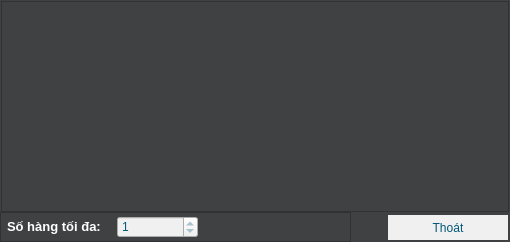
<?xml version="1.0" encoding="UTF-8"?>
<ui version="4.0">
 <class>FrmSensorDisplayMultiple</class>
 <widget class="QMainWindow" name="FrmSensorDisplayMultiple">
  <property name="geometry">
   <rect>
    <x>0</x>
    <y>0</y>
    <width>510</width>
    <height>242</height>
   </rect>
  </property>
  <property name="minimumSize">
   <size>
    <width>510</width>
    <height>242</height>
   </size>
  </property>
  <property name="maximumSize">
   <size>
    <width>1200</width>
    <height>700</height>
   </size>
  </property>
  <property name="windowTitle">
   <string>MainWindow</string>
  </property>
  <property name="styleSheet">
   <string notr="true">background-color: rgb(2,87, 122);
background-color: rgb(64, 65, 66);</string>
  </property>
  <widget class="QWidget" name="centralwidget">
   <widget class="QGraphicsView" name="graphicsView">
    <property name="geometry">
     <rect>
      <x>1</x>
      <y>1</y>
      <width>508</width>
      <height>211</height>
     </rect>
    </property>
   </widget>
   <widget class="QFrame" name="frame_status">
    <property name="geometry">
     <rect>
      <x>0</x>
      <y>212</y>
      <width>351</width>
      <height>30</height>
     </rect>
    </property>
    <property name="frameShape">
     <enum>QFrame::StyledPanel</enum>
    </property>
    <property name="frameShadow">
     <enum>QFrame::Raised</enum>
    </property>
    <widget class="QLabel" name="label">
     <property name="geometry">
      <rect>
       <x>7</x>
       <y>6</y>
       <width>111</width>
       <height>16</height>
      </rect>
     </property>
     <property name="font">
      <font>
       <pointsize>10</pointsize>
       <weight>75</weight>
       <bold>true</bold>
      </font>
     </property>
     <property name="styleSheet">
      <string notr="true">color: rgb(255, 255, 255);</string>
     </property>
     <property name="text">
      <string>Số hàng tối đa:</string>
     </property>
    </widget>
    <widget class="QSpinBox" name="spinBox_rowMax">
     <property name="geometry">
      <rect>
       <x>117</x>
       <y>4</y>
       <width>81</width>
       <height>22</height>
      </rect>
     </property>
     <property name="styleSheet">
      <string notr="true">color: rgb(2, 87, 122);
background-color: rgb(240, 240, 240);</string>
     </property>
     <property name="minimum">
      <number>1</number>
     </property>
     <property name="maximum">
      <number>1</number>
     </property>
     <property name="value">
      <number>1</number>
     </property>
    </widget>
   </widget>
   <widget class="QToolButton" name="toolButton_cancel">
    <property name="geometry">
     <rect>
      <x>388</x>
      <y>215</y>
      <width>120</width>
      <height>25</height>
     </rect>
    </property>
    <property name="styleSheet">
     <string notr="true">QToolButton{
color: rgb(2, 87, 122);
background-color: rgb(240, 240, 240);
border: none;
border-style: outset;
border-width: 0px;
border-radius: 15px;
}
QToolButton:hover{
background-color: rgb(25, 149, 173);
color: rgb(255, 255, 255);
}</string>
    </property>
    <property name="text">
     <string>Thoát</string>
    </property>
    <property name="autoRaise">
     <bool>false</bool>
    </property>
   </widget>
  </widget>
 </widget>
 <resources/>
 <connections/>
</ui>
